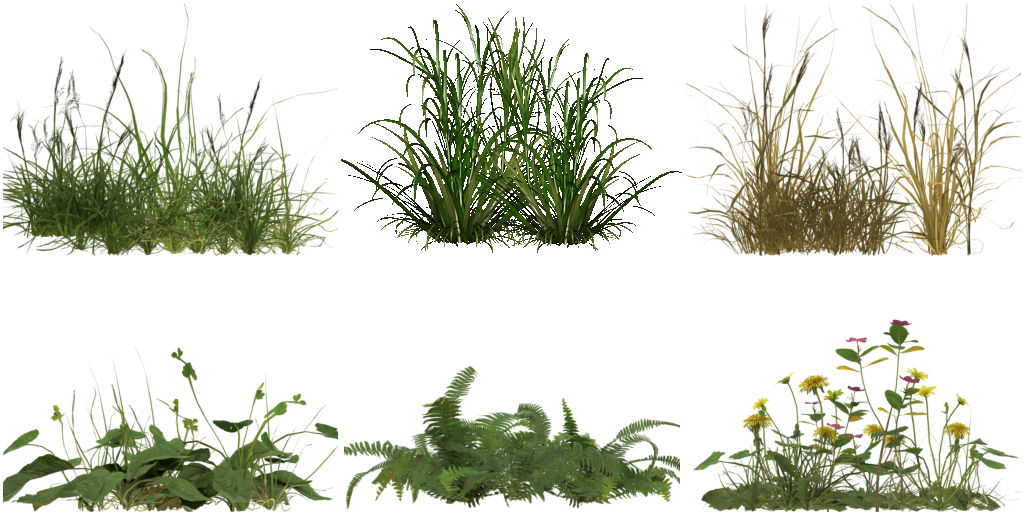
#> input picture obrazky/trava_atlas.png, 1024 x 512 px
$ python vejir_atlas.py
#> lines starting #> are read from the running program, lines starting #| are printed output that depends on the picture; after the words box and inside, x2 and y2 are one past the last pixel; in counts of white or black regions, pixels touching at a corner belong together
"""Atlas drnu-vejire (radce 09:10): husty nizky porost na karte, ne jednotlive trsy. Z bunek obrazky/trava_atlas.png
a obrazky/drn_atlas.png posklada 4 bunky 512x512: spodek karty (v = 1, u paty) nepruhledny husty porost, nahoru
ridne az do roztrepanych spicek. Vystup obrazky/vejir_atlas.png (2 x 2 bunky). Spousti se jen pri zmene atlasu.
  python3 tools/vejir_atlas.py"""
import random
from PIL import Image, ImageFilter

ROOT = __file__.rsplit("/tools/", 1)[0]
# fotka travniku: ambientCG Grass004_1K-JPG_Color.jpg (CC0) - argument, jinak obrazky/zdroje
import sys
TRAVNIK = sys.argv[1] if len(sys.argv) > 1 else ROOT + "/obrazky/zdroje/grass004_color.jpg"
C = 512


def bunky(path, sl, rd):
#> called with path = 'obrazky/trava_atlas.png', sl = 3, rd = 2
    im = Image.open(path).convert("RGBA")
#> im is the input picture: PIL image 1024x512 RGBA; mean R, G, B, A 91, 98.7, 43.4, 63.1
    w, h = im.size[0] // sl, im.size[1] // rd
#> w = 341; h = 256
    out = []
    for j in range(rd):
        for i in range(sl):
            b = im.crop((i * w, j * h, (i + 1) * w, (j + 1) * h))
            bb = b.getbbox()
            if bb:
                out.append(b.crop(bb))
#> after the loop, out = 6 items
    return out


trsy = bunky(ROOT + "/obrazky/trava_atlas.png", 3, 2)[:4]          # nizka, stredni, vysoka (bez suche a bylin)
#> trsy = 4 items
drny = bunky(ROOT + "/obrazky/drn_atlas.png", 3, 4)[3:]            # husty drn (bez rozcuchanych chomacu nahore)
#> call 2 of bunky, with path = 'obrazky/drn_atlas.png', sl = 3, rd = 4
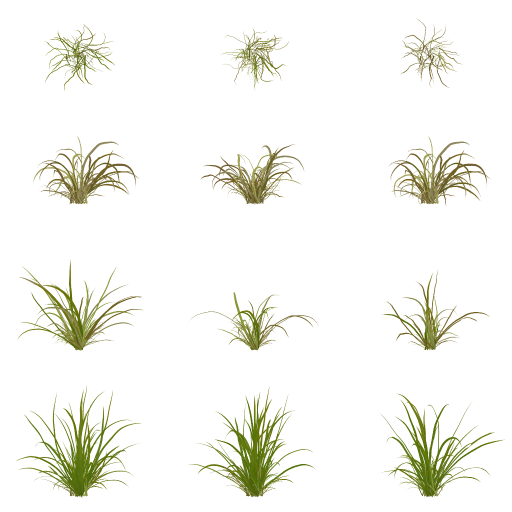
#> input picture obrazky/drn_atlas.png, 1024 x 1024 px (shown at 1/2 size)
#> in bunky, im is the input picture: PIL image 1024x1024 RGBA; mean R, G, B, A 122.9, 122.7, 45.4, 17.5
#> after the loop in bunky (call 2), `for j in range(rd):`:
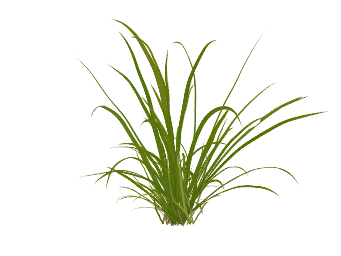
#> b: PIL image 341x256 RGBA; mean R, G, B, A 103.8, 118.8, 21.2, 25.2; transparent parts drawn white
#> after the loop in bunky (call 2), `for j in range(rd):`: out = 12 items
#> drny = 9 items
atlas = Image.new("RGBA", (C * 2, C * 2), (0, 0, 0, 0))
#> atlas: PIL image 1024x1024 RGBA; every value is 0
for k in range(4):
    rng = random.Random(1393 + k)
    cell = Image.new("RGBA", (C, C), (0, 0, 0, 0))
#> cell: PIL image 512x512 RGBA; every value is 0
    # podklad: spodni 45 % fotka husteho travniku (ambientCG Grass004, CC0 - stejna jako teren louky), svetla jako
    # osvetlene listy; nahore roztrepana hranice (test dira: plochy tmavy podklad byl videt jako dira)
    foto = Image.open(TRAVNIK).convert("RGB").resize((C, C))
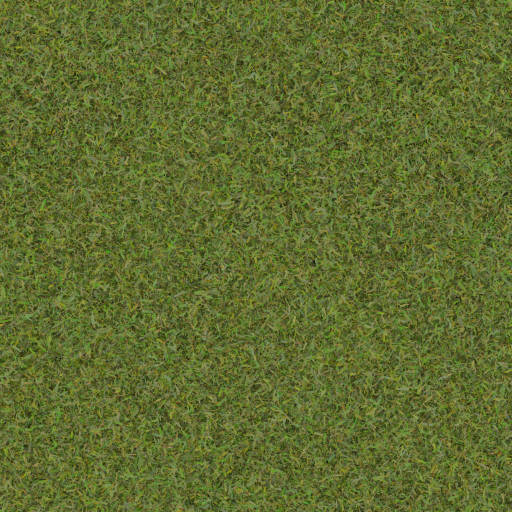
#> input picture obrazky/zdroje/grass004_color.jpg, 1024 x 1024 px (shown at 1/2 size)
    r_, g_, b_ = foto.split()           # do zelene trsu (Grass004 je sedave zluty): R x1,0, G x1,25, B x0,8
    foto = Image.merge("RGB", (r_.point(lambda v: min(255, int(v * 1.0))), g_.point(lambda v: min(255, int(v * 1.25))),
                              b_.point(lambda v: min(255, int(v * 0.8)))))
    base = Image.new("RGBA", (C, C), (0, 0, 0, 0))
    base.paste(foto, (0, 0))
    maska = Image.new("L", (C, C), 0)
#> maska: PIL image 512x512 L; every value is 0
    mp = maska.load()
    for x in range(C):
        hr = int(C * (0.5 + 0.08 * rng.random()))
        for y in range(hr, C):
            mp[x, y] = 255
    base.putalpha(maska.filter(ImageFilter.GaussianBlur(2.0)))
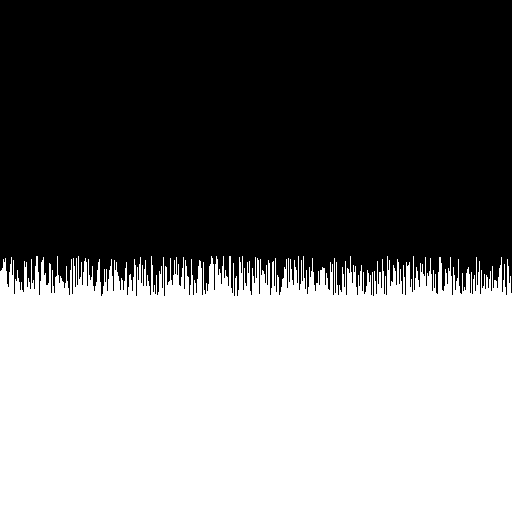
#> maska: PIL image 512x512 L; 46.1% white; 1 white region, box (x1, y1, x2, y2) and area: (0, 256, 512, 512) 120890
    cell.alpha_composite(base)
    # trsy od zadu dopredu (pata nahodne 45-100 % vysky), mensi vzadu
    stoupy = []
    for _ in range(170):
        stoupy.append(0.42 + 0.58 * rng.random())
    for py in sorted(stoupy):
        src = rng.choice(drny + trsy)
        hh = int(C * (0.25 + 0.35 * rng.random()) * (0.6 + 0.4 * py))
        ww = max(4, int(src.size[0] * hh / src.size[1]))
        t = src.resize((ww, hh), Image.LANCZOS)
        if rng.random() < 0.5:
            t = t.transpose(Image.FLIP_LEFT_RIGHT)
        x = int(rng.random() * (C + ww)) - ww
        y = int(py * C) - hh
        cell.alpha_composite(t, (max(x, -ww + 1), y) if x >= 0 else (0, y))
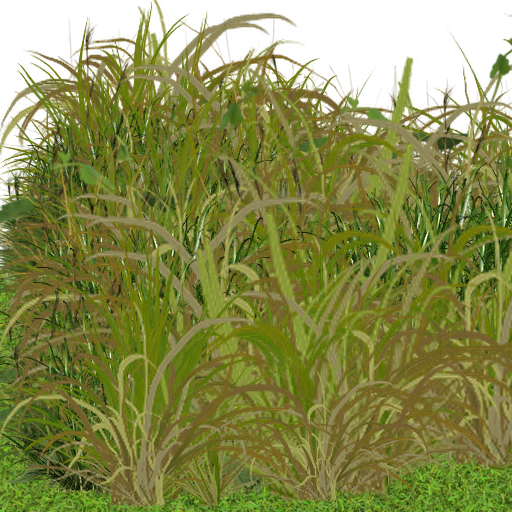
#> cell: PIL image 512x512 RGBA; mean R, G, B, A 100.1, 104.2, 40.1, 212.4; transparent parts drawn white
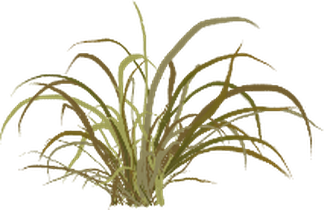
#> t: PIL image 324x210 RGBA; mean R, G, B, A 51.1, 46.8, 23.6, 58; transparent parts drawn white
    # spodni pas (pata) zcela nepruhledny
    px = cell.load()
    for y in range(int(C * 0.8), C):
        for x in range(C):
            r, g, b, a = px[x, y]
            if a < 255:
                px[x, y] = (int(r * a / 255 + 98 * (1 - a / 255)), int(g * a / 255 + 118 * (1 - a / 255)),
                            int(b * a / 255 + 46 * (1 - a / 255)), 255)
    atlas.alpha_composite(cell, ((k % 2) * C, (k // 2) * C))
# pruhledne texely v barve travy (ETC2 na tabletu: pruhledne cerne -> cerne okraje karet pri filtrovani a mipmapach)
bg = Image.new("RGBA", atlas.size, (88, 110, 40, 0))
r, g, b, a = atlas.split()
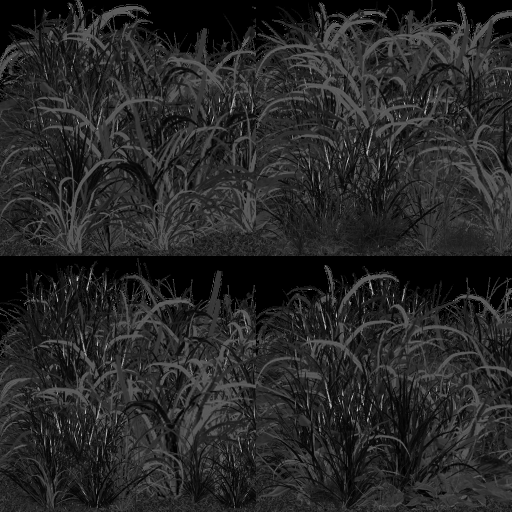
#> b: PIL image 1024x1024 L (shown at 1/2 size); min 0, max 255, mean 38.8
rgb = Image.composite(atlas, bg, a.point(lambda v: 255 if v > 8 else 0)).convert("RGB")
atlas = Image.merge("RGBA", (*rgb.split(), a))
atlas.save(ROOT + "/obrazky/vejir_atlas.png")
print("vejir_atlas.png", atlas.size)
#| vejir_atlas.png (1024, 1024)
